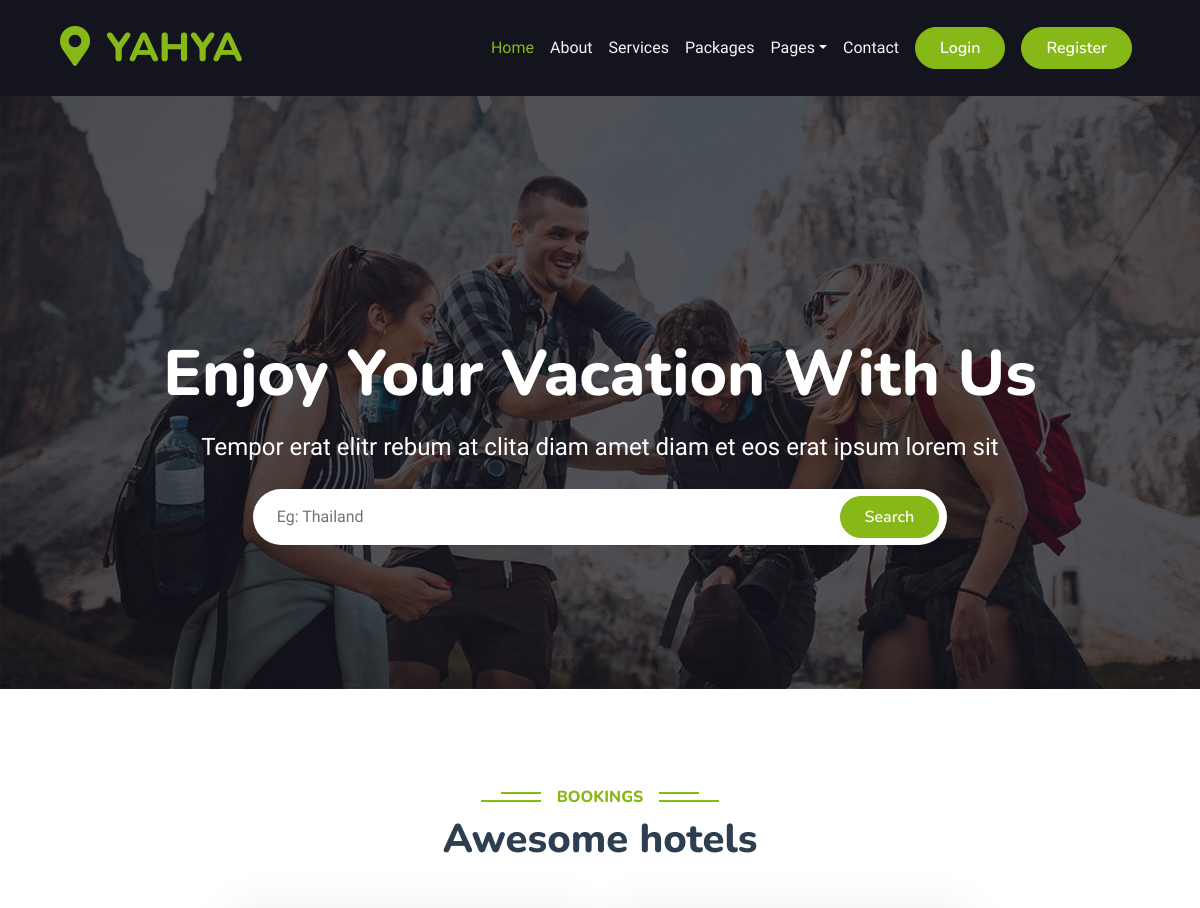
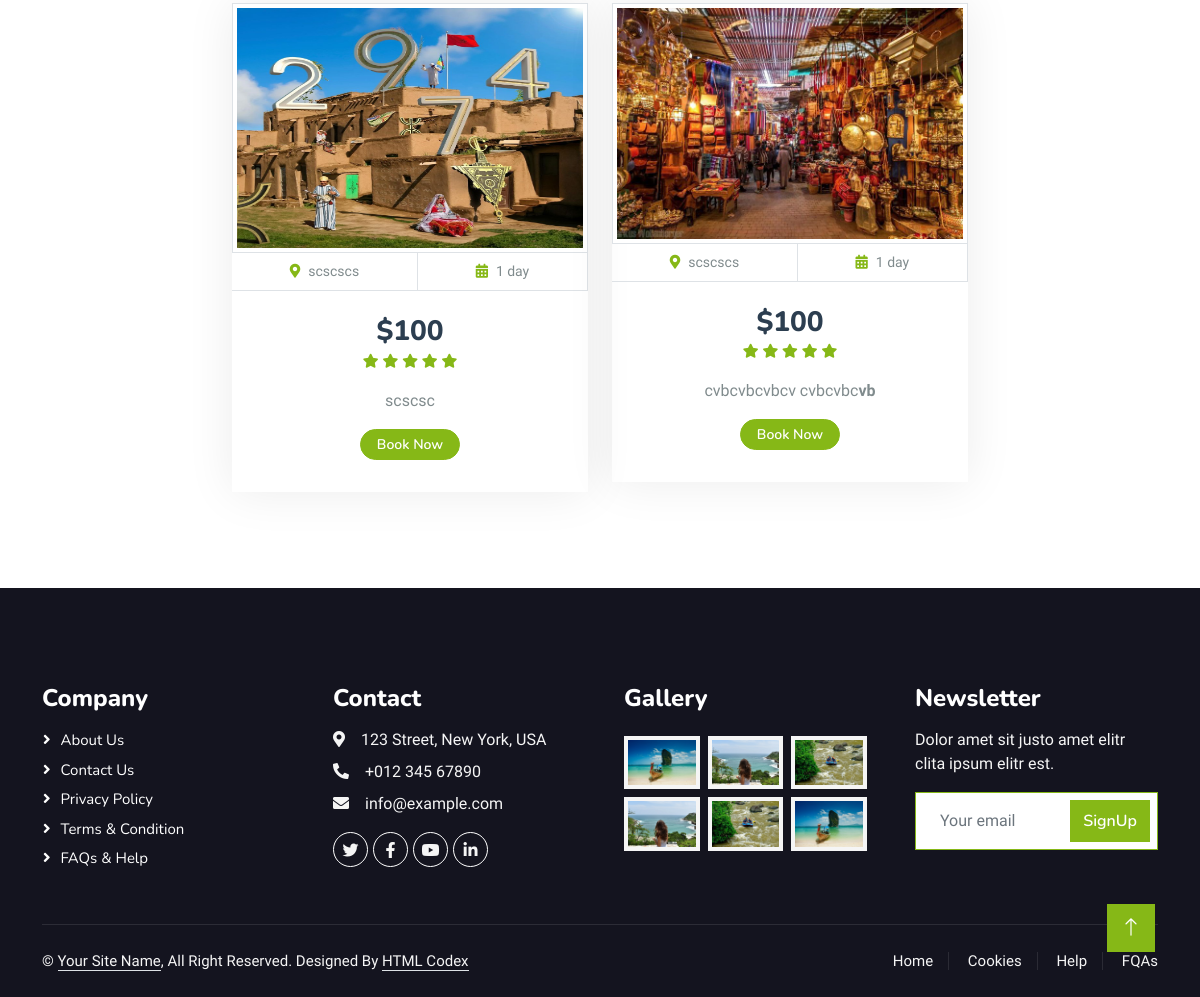
The page / on the database its author committed (2 pictures, top to bottom).
### hotel/models.py (models this page shows, shortened)
class Hotel(models.Model):
    user = models.ForeignKey(User, on_delete=models.SET_NULL, null=True)
    name = models.CharField(max_length=100, null=True)
    description= CKEditor5Field(null=True, blank=True , config_name="extends")
    image = models.FileField(upload_to="hotel_galley")
    address = models.CharField(max_length=200)
    mobile = models.CharField(max_length=200)
    email = models. EmailField(max_length=100)
    status = models.CharField(max_length=20, choices=HOTEL_STATUS, default="Live")
    tags = models.CharField(max_length=200, help_text="Seperate tags with comma")
    views = models.IntegerField(default=0)
    featured = models.BooleanField(default=False)
    hid = ShortUUIDField(unique=True, length=10, max_length=20, alphabet="abcdefghijklmnopqrstuvwxyz")
    slug= models.SlugField (unique=True)
    date = models.DateTimeField(auto_now_add=True)

### hotel/views.py (the view)
# urls.py: path("", views.index, name="index"),
def index(request):
    hotels = Hotel.objects.filter(status="Live").annotate(lowest_price=Min('roomtype__price'))
    context = {"hotels": hotels
    }
    return render(request, "hotel/hotel.html", context)

### templates/hotel/hotel.html (shortened to what this page needs)
    {% extends "base/base.html" %}
    {% load static %}
    {% block content %}
    <div class="container-fluid position-relative p-0">
        <div class="container-fluid bg-primary py-5 mb-5 hero-header">
            <div class="container py-5">
                <div class="row justify-content-center py-5">
                    <div class="col-lg-10 pt-lg-5 mt-lg-5 text-center">
                        <h1
                            class="display-3 text-white mb-3 animated slideInDown">Enjoy
                            Your Vacation With Us</h1>
                        <p class="fs-4 text-white mb-4 animated slideInDown">Tempor
                            erat elitr rebum at clita diam amet diam et eos
                            erat ipsum lorem sit</p>
                        <div
                            class="position-relative w-75 mx-auto animated slideInDown">
                            <input
                                class="form-control border-0 rounded-pill w-100 py-3 ps-4 pe-5"
                                type="text" placeholder="Eg: Thailand">
                            <button type="button"
                                class="btn btn-primary rounded-pill py-2 px-4 position-absolute top-0 end-0 me-2"
                                style="margin-top: 7px;">Search</button>
                        </div>
                    </div>
                </div>
            </div>
        </div>
    </div>
    <div class="container-xxl py-5">
        <div class="container">
            <div class="text-center wow fadeInUp" data-wow-delay="0.1s">
                <h6
                    class="section-title bg-white text-center text-primary px-3">bookings</h6>
                <h1 class="mb-5">Awesome hotels</h1>
            </div>
            <div class="row g-4 justify-content-center">
                {% for hotel in hotels %}
                <div class="col-lg-4 col-md-6 wow fadeInUp"
                    data-wow-delay="0.1s">
                    <div class="package-item">
                        <div class="overflow-hidden">
                            <img class="img-fluid img-thumbnail" style="max-height:250px; width:100%"
                                src="{{hotel.image.url}}" alt>
                        </div>
                        <div class="d-flex border-bottom">
                            <small
                                class="flex-fill text-center border-end py-2"><i
                                    class="fa fa-map-marker-alt text-primary me-2"></i>{{hotel.address}}</small>
                            <small
                                class="flex-fill text-center border-end py-2"><i
                                    class="fa fa-calendar-alt text-primary me-2"></i>1
                                day</small>
                        </div>
                        <div class="text-center p-4">
                            <h3 class="mb-0">${{ hotel.lowest_price|default:"N/A" }}</h3>
                            <div class="mb-3">
                                <small class="fa fa-star text-primary"></small>
                                <small class="fa fa-star text-primary"></small>
                                <small class="fa fa-star text-primary"></small>
                                <small class="fa fa-star text-primary"></small>
                                <small class="fa fa-star text-primary"></small>
                            </div>
                            <p>{{hotel.description|safe}}</p>
                            <div class="d-flex justify-content-center mb-2">
                                <a href="{% url "hotel:hotel_detail" hotel.slug%}"
                                    class="btn btn-sm btn-primary px-3"
                                    style="border-radius:30px;">Book Now</a>
                            </div>
                        </div>
                    </div>
                </div>
                {% endfor %}
            </div>
        </div>
    </div>
{% endblock %}

### static/css/style.css (style rules this page uses)
:root { --primary: #86B817; --secondary: #FE8800; --light: #F5F5F5; --dark: #14141F; }
.btn { font-family: 'Nunito', sans-serif; font-weight: 600; transition: .5s; }
.btn.btn-primary, .btn.btn-secondary { color: #FFFFFF; }
.hero-header { background: linear-gradient(rgba(20, 20, 31, .7), rgba(20, 20, 31, .7)), url(../img/bg-hero.jpg); background-position: center center; background-repeat: no-repeat; background-size: cover; }
.section-title { position: relative; display: inline-block; text-transform: uppercase; }
.section-title::before { position: absolute; content: ""; width: calc(100% + 80px); height: 2px; top: 4px; left: -40px; background: var(--primary); z-index: -1; }
.section-title::after { position: absolute; content: ""; width: calc(100% + 120px); height: 2px; bottom: 5px; left: -60px; background: var(--primary); z-index: -1; }
.package-item { box-shadow: 0 0 45px rgba(0, 0, 0, .08); }
.package-item img { transition: .5s; }

### rows shown on the page
Hotel: image (picture), address "scscscs", lowest_price "100", description "scscsc"
Hotel: image (picture), address "scscscs", lowest_price "100", description "cvbcvbcvbcv cvbcvbc vb"
